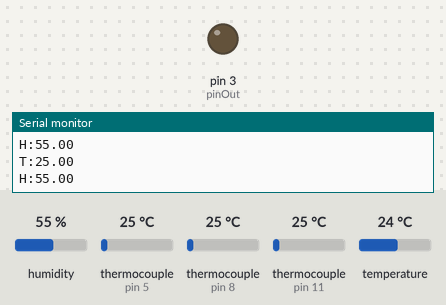
This sketch was run on a simulated Arduino Mega 2560, built with avr-gcc and run on an emulated ATmega2560. Parts: output pins drawn as LEDs (lit = HIGH), the last lines printed to the serial monitor. Inputs (shaded band) come from the test bench; at power-on: thermocouple (sensors on pin 8, pin 5, pin 11) 25 °C, humidity 55 %, temperature 24 °C.

Above: at 2.8 s.
2.9 s: thermocouple (sensor on pin 8) set to 22 °C
At 4.9 s:
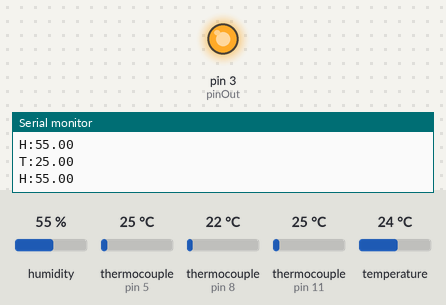
5.6 s: thermocouple (sensor on pin 8) set to 27 °C
8.3 s: thermocouple (sensor on pin 8) set to 32 °C
At 11.2 s:
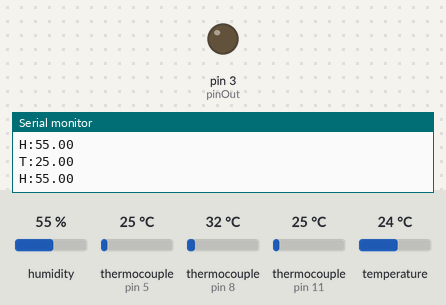
11.6 s: thermocouple (sensor on pin 8) set to 6 °C
At 12.5 s:
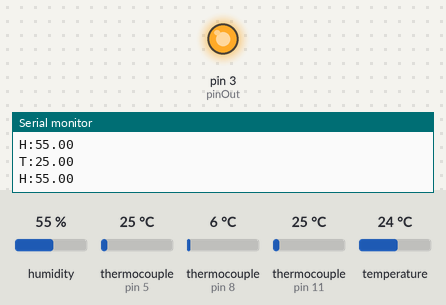
Timing chart, 0 to 14.6 s (numbered marks = the images above; inputs shaded):
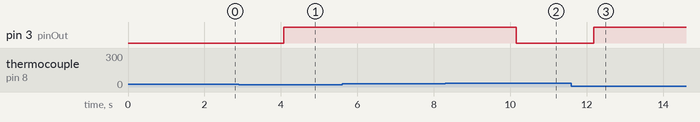

Measured:
- the behaviour switches between 25 and 24 °C on thermocouple (sensor on pin 8) (found by bisection; images 0 and 1)
- the behaviour switches between 30 and 31 °C on thermocouple (sensor on pin 8) (found by bisection; images 1 and 2)
- after the input at 2.9 s, pin 3 (pinOut): LOW → HIGH after 1.2 s
- after the input at 8.3 s, pin 3 (pinOut): HIGH → LOW after 1.9 s
- after the input at 11.6 s, pin 3 (pinOut): LOW → HIGH after 0.58 s

The sketch:

Nectarfy_arduino.ino
```cpp
#include "max6675.h"
#include <dht.h>
dht DHT;
#include <SoftwareSerial.h>
SoftwareSerial mySerial(0,1); //RX, TX

// initialize pins
#define DHT11_PIN 13

int soPin1 = 4;
int csPin1 = 5;
int sckPin1 = 6;

int soPin2 = 7;
int csPin2 = 8;
int sckPin2 = 9;

int soPin3 = 10;
int csPin3 = 11;
int sckPin3 = 12;

int pinOut = 3;

float median_temp;
int count_nan;

float temp_from_Therm1;
float temp_from_Therm2;
float temp_from_Therm3;

MAX6675 Module1(sckPin1, csPin1, soPin1);

MAX6675 Module2(sckPin2, csPin2, soPin2);

MAX6675 Module3(sckPin3, csPin3, soPin3);


void setup() {
    Serial.begin(9600);
    Serial3.begin(9600);
    pinMode(3,OUTPUT);
    mySerial.begin(9600);
}

void loop() {
// read from DHT sensor
DHT.read11(DHT11_PIN);

double temp = DHT.temperature;
double humid = DHT.humidity;


// printing the temperature and the humidity to the serial monitor
//Serial.print("Temperature From DHT: ");
//Serial.println(temp);
//Serial.print("Humidity: ");
//Serial.println(humid);


count_nan = 0;
// read temperature from thermocouple and print it to serial monitor
temp_from_Therm1 = Module1.readCelsius();
//Serial.print("Temperature From Thermocouple #1: ");
//Serial.println(temp_from_Therm1);
if (isnan(temp_from_Therm1)){
  temp_from_Therm1 = 100;
  count_nan = count_nan + 1;
}


temp_from_Therm2 = Module2.readCelsius();
//Serial.print("Temperature From Thermocouple #2: ");
//Serial.println(temp_from_Therm2);
if (isnan(temp_from_Therm2)){
  temp_from_Therm2 = 100;
  count_nan = count_nan + 1;
}


temp_from_Therm3 = Module3.readCelsius();
//Serial.print("Temperature From Thermocouple #3: ");
//Serial.println(temp_from_Therm3);
if (isnan(temp_from_Therm3)){
  temp_from_Therm3 = 100;
  count_nan = count_nan + 1;
}

// sorting the three different temperature from the thermocouples and setting the median_temp to the median of the three values
if (temp_from_Therm1 >= temp_from_Therm2 && temp_from_Therm1 <= temp_from_Therm3){
  median_temp = temp_from_Therm1;
}else if(temp_from_Therm1 >= temp_from_Therm3 && temp_from_Therm1 <= temp_from_Therm2){
  median_temp = temp_from_Therm1;
}else if (temp_from_Therm2 >= temp_from_Therm1 && temp_from_Therm2 <= temp_from_Therm3){
  median_temp = temp_from_Therm2;
}else if (temp_from_Therm2 >= temp_from_Therm3 && temp_from_Therm2 <= temp_from_Therm1){
  median_temp = temp_from_Therm2;
}else {
  median_temp = temp_from_Therm3;
}

if (count_nan >= 2){
  median_temp = min(min(temp_from_Therm1, temp_from_Therm2), temp_from_Therm3);
}
// sending the median temperature and the humidity measured via bluetooth to the user's mobile app
//
//Serial.print("Median");
//Serial.print(median_temp);
//mySerial.print("T:");
//mySerial.println(median_temp);
//mySerial.print("H:");
//mySerial.println(humid);

Serial.print("T:");
Serial.println(median_temp);
Serial.print("H:");
Serial.println(humid);

if (temp_from_Therm2 > 30){
  digitalWrite(pinOut, LOW);
}

if (temp_from_Therm2 < 25){
  digitalWrite(pinOut, HIGH);
}

// send a low signal if the temperature is above 30, turning off the heater, and send a high signal if the temperature is below 25, turning on the heater
if (median_temp > 30){
  digitalWrite(pinOut, LOW);
}else if (median_temp < 25){
  digitalWrite(pinOut, HIGH);
}

delay(2000);

}
```
